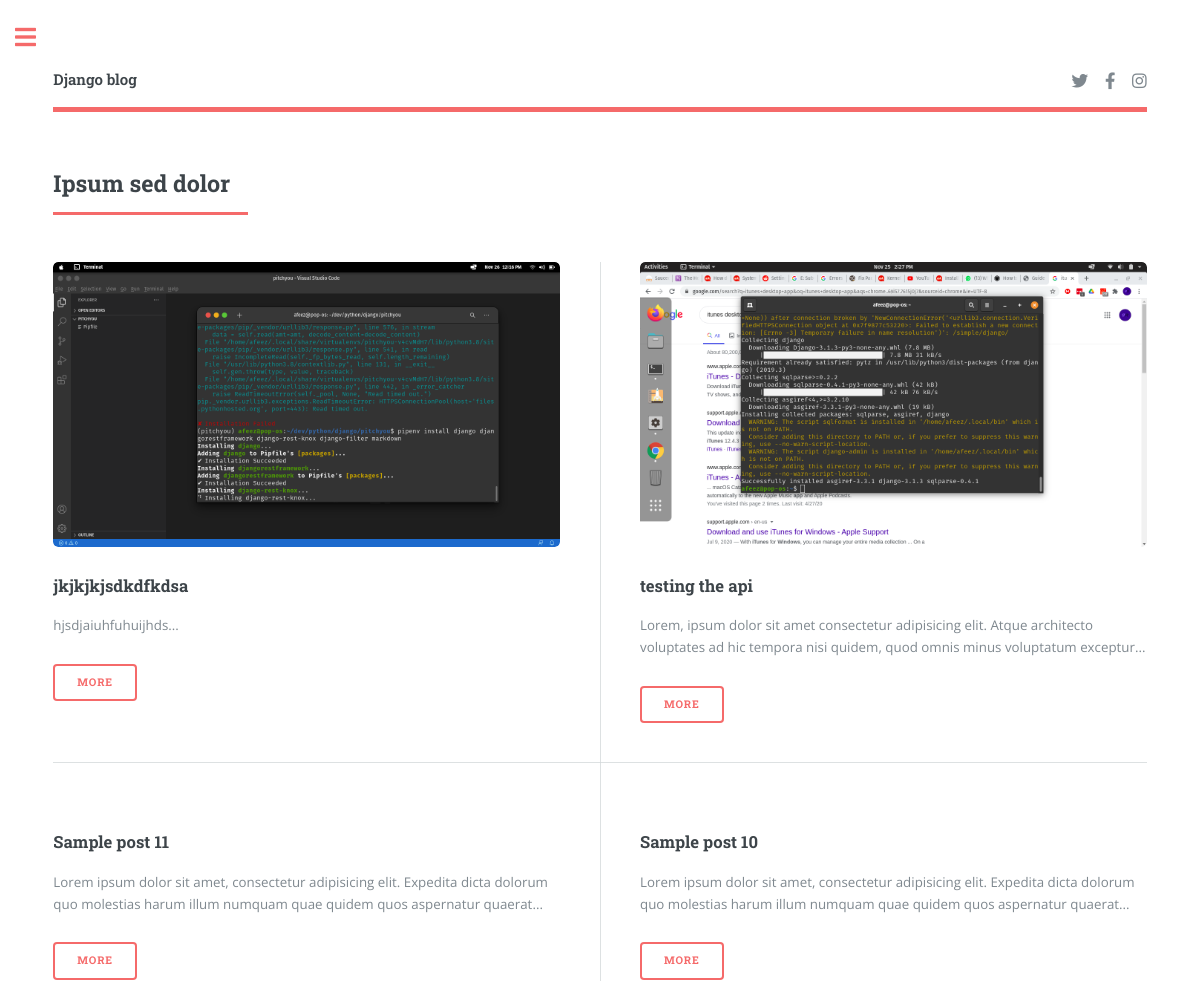
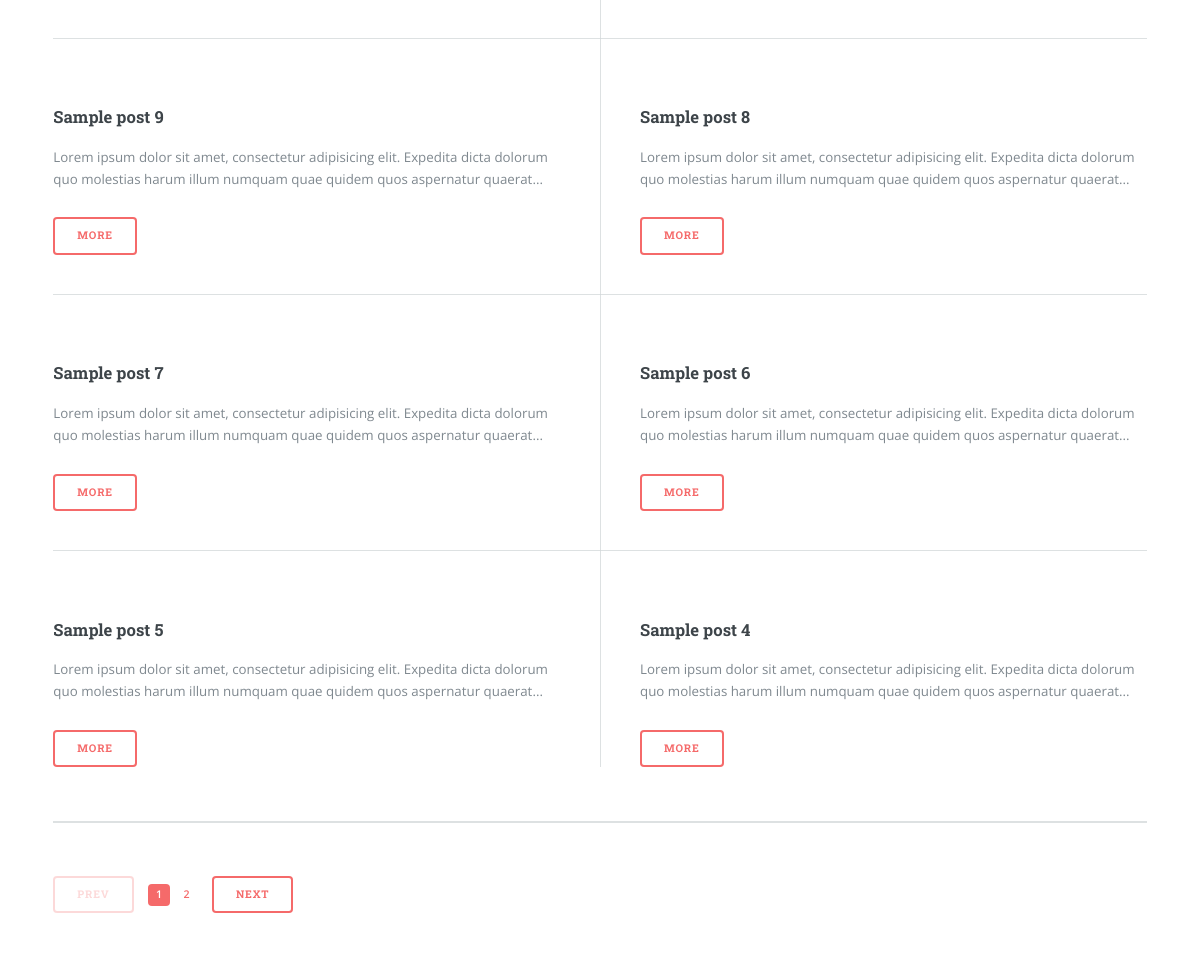
The page / on the database its author committed (2 pictures, top to bottom).
### article/models.py (models this page shows, shortened)
class Article(models.Model):
    image = models.ImageField()
    title = models.CharField(max_length = 350)
    body = models.TextField()
    pub_date = models.DateTimeField(auto_now = True)
    update_date = models.DateTimeField(auto_now_add = True)
    slug = AutoSlugField(populate_from = "title")
    @property
    def short_text(self):
        return self.body[0:150]

### article/views.py (the view)
# urls.py: path('', views.Index.as_view(), name = 'index'),
class Index(ListView):
    template_name = "index.html"
    paginate_by = 10
    def get_queryset(self):
        return Article.objects.order_by("-pub_date")

### article/templates/index.html
{% extends 'base.html' %}
{% block body %}
<section>
    <header class="major">
        <h2>Ipsum sed dolor</h2>
    </header>
    <div class="posts">
        {% for article in object_list %}
        <article>
            <a href="{% url 'details' article.slug %}" class="image"><img src="{{ article.image.url}}" alt="" /></a>
            <h3>{{ article.title }}</h3>
            <p>{{ article.short_text }}...</p>
            <ul class="actions">
                <li><a href="{% url 'details' article.slug %}" class="button">More</a></li>
            </ul>
        </article>
        {% endfor %}
    </div>
</section>
{% if is_paginated %}
<section>
    <ul class="pagination">
        {% if page_obj.has_previous %}
        <li><a href="?page={{ page_obj.previous_page_number }}" class="button">Next</a></li>
        {% else %}
        <li><span class="button disabled">Prev</span></li>
        {% endif %}
        {% for i in paginator.page_range %}
        {% if page_obj.number == i %}
        <li><a href="?page={{ i }}" class="page active">{{ i }}</a></li>
        {% else %}
        <li><a href="?page={{ i }}" class="page">{{ i }}</a></li>
        {% endif %}
        {% endfor %}
        {% if page_obj.has_next %}
        <li><a href="?page={{ page_obj.next_page_number }}" class="button">Next</a></li>
        {% else %}
        <li><span class="button disabled">Next</span></li>
        {% endif %}
    </ul>
</section>
{% endif %}
{% endblock %}

### rows shown on the page
Article: image (picture), title "jkjkjkjsdkdfkdsa", short_text "hjsdjaiuhfuhuijhds"
Article: image (picture), title "testing the api", short_text "Lorem, ipsum dolor sit amet consectetur adipisicing elit. Atque architecto voluptates ad hic tempora nisi quidem, quod omnis minus voluptatum exceptur"
Article: title "Sample post 11", short_text "Lorem ipsum dolor sit amet, consectetur adipisicing elit. Expedita dicta dolorum quo molestias harum illum numquam quae quidem quos aspernatur quaerat"
Article: title "Sample post 10", short_text "Lorem ipsum dolor sit amet, consectetur adipisicing elit. Expedita dicta dolorum quo molestias harum illum numquam quae quidem quos aspernatur quaerat"
Article: title "Sample post 9", short_text "Lorem ipsum dolor sit amet, consectetur adipisicing elit. Expedita dicta dolorum quo molestias harum illum numquam quae quidem quos aspernatur quaerat"
Article: title "Sample post 8", short_text "Lorem ipsum dolor sit amet, consectetur adipisicing elit. Expedita dicta dolorum quo molestias harum illum numquam quae quidem quos aspernatur quaerat"
Article: title "Sample post 7", short_text "Lorem ipsum dolor sit amet, consectetur adipisicing elit. Expedita dicta dolorum quo molestias harum illum numquam quae quidem quos aspernatur quaerat"
Article: title "Sample post 6", short_text "Lorem ipsum dolor sit amet, consectetur adipisicing elit. Expedita dicta dolorum quo molestias harum illum numquam quae quidem quos aspernatur quaerat"
Article: title "Sample post 5", short_text "Lorem ipsum dolor sit amet, consectetur adipisicing elit. Expedita dicta dolorum quo molestias harum illum numquam quae quidem quos aspernatur quaerat"
Article: title "Sample post 4", short_text "Lorem ipsum dolor sit amet, consectetur adipisicing elit. Expedita dicta dolorum quo molestias harum illum numquam quae quidem quos aspernatur quaerat"

### other values the page prints
{{ i }} "1"
{{ i }} "2"
